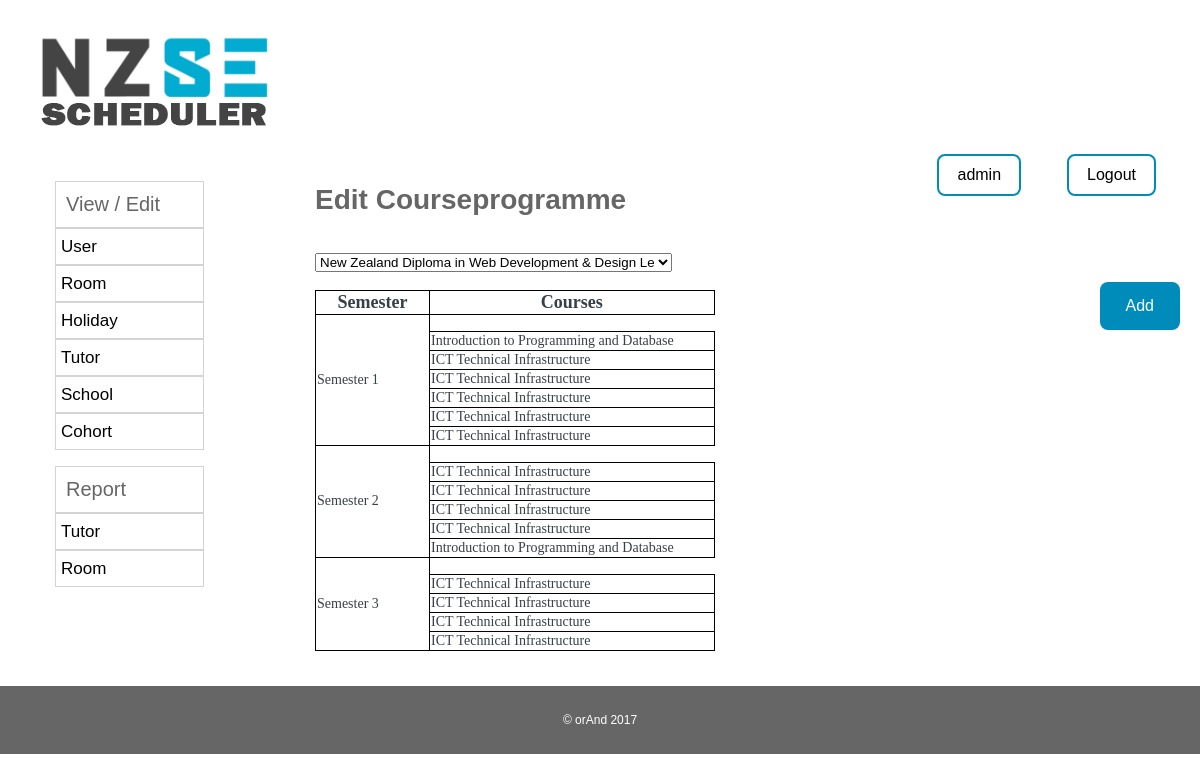
/admin_home/admin_editcourseprogramme.php?programmeid=3 (signed in), run on the app's committed database.
### tables this page shows
CREATE TABLE IF NOT EXISTS `programme_course` (
`pcid` int(3) NOT NULL,
  `programmeid` int(3) NOT NULL,
  `courseid` varchar(10) NOT NULL,
  `semester` int(3) NOT NULL,
  `priority` int(3) NOT NULL
);

CREATE TABLE IF NOT EXISTS `course` (
  `courseid` varchar(10) NOT NULL,
  `programmeid` int(3) NOT NULL,
  `duration` int(3) NOT NULL,
  `credits` int(3) NOT NULL,
  `name` varchar(50) NOT NULL,
  `level` int(3) NOT NULL
);

### admin_home/admin_editcourseprogramme.php (the view, shortened to what this page needs)
<!DOCTYPE html PUBLIC "-//W3C//DTD XHTML 1.0 Strict//EN"
"http://www.w3.org/TR/xhtml1/DTD/xhtml1-strict.dtd">
<html xmlns="http://www.w3.org/1999/xhtml" lang="en" xml:lang="en">
<head>
	<?php include '../php_includes/head_elements.php'; ?>
	<?php include '../php_includes/alertbox.php'; ?>
</head>
<body>
	<div id="tables_refresh">
<div id="page-container">
			<?php include '../php_includes/header.php'; ?>
			<?php include '../php_includes/nav.php'; ?>
			<div class="col-6 col-m-9 content">
				<h1>Edit Courseprogramme</h1>
				<br />
				<?php include '../php_includes/add.php'; ?>
				<div class="tables">
					<div class="">
						<?php
									include '../php_script/connectDB.php';
									echo "<select id='programmeid' name='programmeid'  onchange=\"filter(this.value,'courseprogramme','programme')\">";
									$queryProgramme = "SELECT * FROM programme";
									$runProg = mysqli_query($conn,$queryProgramme);
									while($rowProg = mysqli_fetch_array($runProg)){
										$programmeid=$rowProg['programmeid'];
										echo "<option value='".$rowProg['programmeid']."'";if(isset($_GET['programmeid'])) {if($_GET['programmeid']==$programmeid) {echo " selected";}} echo ">".$rowProg['name']."</option>";
									}
						?>
					</select>
					</div>
					<br>
					<?php
				include '../php_script/connectDB.php';
				if (isset($_GET['programmeid'])) {
					$programmeid=$_GET['programmeid'];
					$sql="SELECT * FROM programme_course WHERE programmeid = '$programmeid'";
					$runquery=mysqli_query($conn,$sql);
					$result=mysqli_fetch_array($runquery);
					if (!empty($result)) {
					echo "<table id='student_resit' name='tableform' style='width:100%'>
							  <tr>
								    <th style='width:20%'>Semester</th>
								  	<th style='width:50%'>Courses</th>
							  </tr>
					";
				}else {
					echo "<h4>No semester and course for this programme!</h4>";
				}
				$querySemester= "SELECT `semester`, count(*) as 'count' FROM `programme_course` GROUP BY programme_course.semester order by `semester` ASC";
				$runSemester= mysqli_query($conn,$querySemester);
				while ($rowSemester = mysqli_fetch_array($runSemester)) {
					echo "<tr class='data' value='".$rowSemester['semester']."'>
										<td rowspan=".($rowSemester['count']+1)." > Semester ".$rowSemester['semester']."</td>
										</tr>";
										$queryCourses= "SELECT course.name, programme_course.pcid FROM course, programme_course WHERE course.courseid = programme_course.courseid and programme_course.semester= '".$rowSemester['semester']."' ORDER BY programme_course.priority ASC ";
										$runCourses= mysqli_query($conn,$queryCourses);
										while ($rowCourses = mysqli_fetch_array($runCourses)) {
											echo"	<tr class='data_two' value='".$rowCourses['pcid']."'>
																<td >".$rowCourses['name']."</td>
																</tr>	";
										}
				}
				}
					echo "</table>";
					?>
				</div>
			</div>
		</div>
<br><br><br><br><br>
<?php include '../php_includes/footer.php';?>
</div>
</body>
</html>

### data on the page
programme_course: $rowCourses['pcid'] 1 (drawn), courseid.name "Introduction to Programming and Database"
programme_course: $rowCourses['pcid'] 2 (drawn), courseid.name "ICT Technical Infrastructure"
programme_course: $rowCourses['pcid'] 3 (drawn), courseid.name "ICT Technical Infrastructure"
programme_course: $rowCourses['pcid'] 4 (drawn), courseid.name "ICT Technical Infrastructure"
programme_course: $rowCourses['pcid'] 5 (drawn), courseid.name "ICT Technical Infrastructure"
programme_course: $rowCourses['pcid'] 6 (drawn), courseid.name "ICT Technical Infrastructure"
programme_course: $rowCourses['pcid'] 7 (drawn), courseid.name "ICT Technical Infrastructure"
programme_course: $rowCourses['pcid'] 8 (drawn), courseid.name "ICT Technical Infrastructure"
programme_course: $rowCourses['pcid'] 9 (drawn), courseid.name "ICT Technical Infrastructure"
programme_course: $rowCourses['pcid'] 10 (drawn), courseid.name "ICT Technical Infrastructure"
programme_course: $rowCourses['pcid'] 11 (drawn), courseid.name "Introduction to Programming and Database"
programme_course: $rowCourses['pcid'] 12 (drawn), courseid.name "ICT Technical Infrastructure"
programme_course: $rowCourses['pcid'] 13 (drawn), courseid.name "ICT Technical Infrastructure"
programme_course: $rowCourses['pcid'] 14 (drawn), courseid.name "ICT Technical Infrastructure"
programme_course: $rowCourses['pcid'] 15 (drawn), courseid.name "ICT Technical Infrastructure"

### other printed values
$_SESSION["userid"] "admin"
$rowSemester['semester'] "1"
$rowSemester['semester'] "2"
$rowSemester['semester'] "3"
form field programmeid "New Zealand Diploma in Web Development & Design Le"
